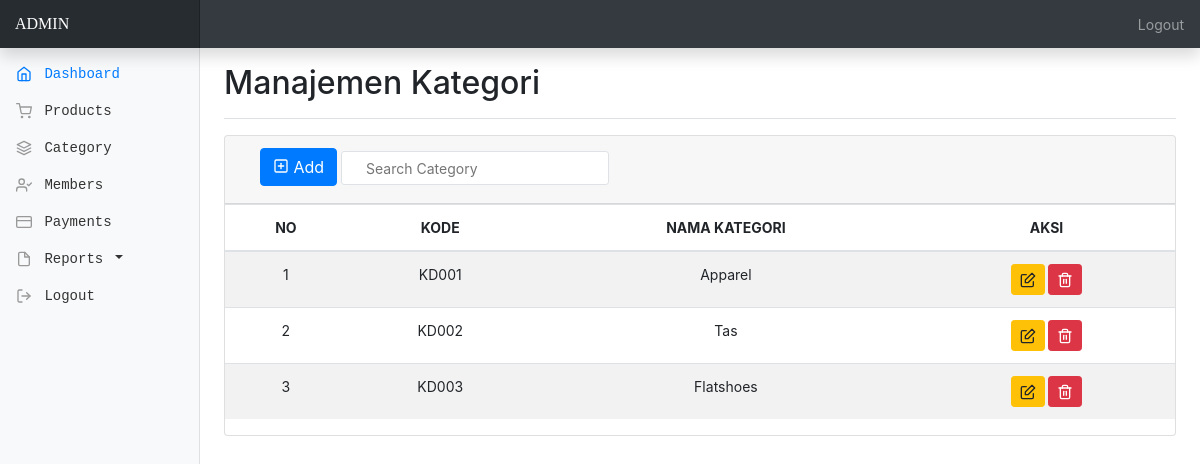
Page /admin/home.php?link=kategori (signed in) on the committed database.
### tables this page shows
CREATE TABLE `produk_kategori` (
  `id` int(11) NOT NULL,
  `kategori_kode` varchar(15) DEFAULT NULL,
  `kategori_nama` varchar(70) DEFAULT NULL
);

### admin/inc_content/main_kategori.php (the view, shortened to what this page needs)
<div class="d-flex justify-content-between flex-wrap flex-md-nowrap align-items-center pt-3 pb-2 mb-3 border-bottom">
    <h1 class="h2">Manajemen Kategori</h1>
</div>
<div class="card">
    <div class="card-header">
        <div class="col-lg-8">
        <button type="button" class="btn btn-large btn-primary" onclick="showModalKategori();" style="margin-bottom: 5px;">
            <i data-feather="plus-square" style="margin-bottom: 3px;"></i> Add
        </button>
        <input class="form-control-sm py-3 px-4 border" type="search" value="" placeholder="Search Category" id="searchkategori" name="searchkategori" onkeyup="searchkategori(this.value);">
    </div>
</div>
<div class="table-responsive">
    <table class="table table-hover table-striped">
        <thead>
            <tr>
                <th style="text-align: center;">NO</th>
                <th style="text-align: center;">KODE</th>
                <th style="text-align: center;">NAMA KATEGORI</th>
                <th style="text-align: center;">AKSI</th>
            </tr>
        </thead>
        <tbody id="kategorilist">
            <?php
            require_once("../koneksi.php");
            $varCnt=0;
            $sql="select * from produk_kategori order by id desc";
            $result= mysqli_query($koneksi, $sql);
            while($data=mysqli_fetch_assoc($result)){
                $varCnt=$varCnt+1;
                $varKd=$data['kategori_kode'];
                $varNm=$data['kategori_nama'];
                $varId=$data['id'];
            ?>
            <tr class="">
                <td style="text-align: center;white-space: nowrap;"><?php echo $varCnt;?></td>
                <td style="text-align: center;white-space: nowrap;"><?php echo $varKd;?></td>
                <td style="text-align: center;white-space: nowrap;"><?php echo $varNm;?></td>
                <td style="text-align: center;white-space: nowrap;">
                    <button type="button" onclick="showModalKatEdt(<?php echo $varId; ?>,'<?php echo $varNm; ?>');" class="btn btn-warning btn-sm" title="Edit">
                        <span id="fcheck" data-feather="edit"></span>
                    </button>
                    <button type="button" onclick="showModalKatDel(<?php echo $varId; ?>,'<?php echo $varNm; ?>');" class="btn btn-danger btn-sm" title="Delete">
                        <span id="ftrash2" data-feather="trash-2"></span>
                    </button>
                </td>
            </tr>
            <?php
            }
            ?>
        </tbody>
    </table>
</div>
        </main>
    </div>
</div>

### rows in the picture
produk_kategori: kategori_kode "KD001", kategori_nama "Apparel"
produk_kategori: kategori_kode "KD002", kategori_nama "Tas"
produk_kategori: kategori_kode "KD003", kategori_nama "Flatshoes"
